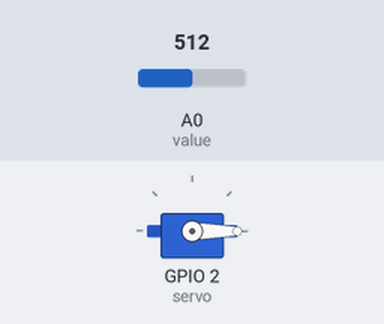
The sketch below on a simulated ESP8266 (NodeMCU). Shown: servo. Inputs (shaded band) come from the test bench; at power-on: A0 (value) = 512. WiFi joins after 1.5 s; servers stay silent unless stated; no MQTT or app messages arrive unless stated; what the sketch prints to the serial monitor is not drawn.

Above: at 0.0 s.
At 2.9 s:
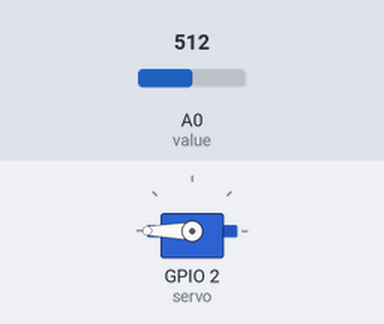
Timing chart, 0 to 4.4 s (numbered marks = the images above):
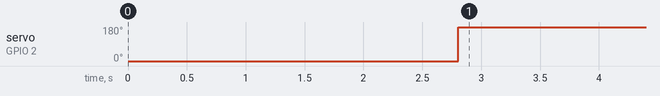

Measured:
- by itself, servo on GPIO 2 (servo): 0° → 180° at 2.8 s

The sketch:

Rain_Protection__IOTT_.ino
```cpp
#include <ESP8266WiFi.h>
#include <PubSubClient.h>
#include<Servo.h>
#include<BlynkSimpleEsp8266.h>


 Servo servo;
//-------- Customise these values -----------
const char* ssid = "sri";
const char* password = "sritej26";

float sensorvalue2 = 0;

#define value A0
 #define ORG "r0fb71"//bv0eir
#define DEVICE_TYPE "nodemcu"//n
#define DEVICE_ID "t1"//nid
#define TOKEN "12345678"
//-------- Customise the above values --------

char server[] = ORG ".messaging.internetofthings.ibmcloud.com";
char publishtopic[] = "iot-2/evt/dhtData/fmt/json";
char authMethod[] = "use-token-auth";
char token[] = TOKEN;
char clientId[] = "d:" ORG ":" DEVICE_TYPE ":" DEVICE_ID;
int rainstatus=0;
int s=0;
char auth[] = "pU4dhZdZf5KrYLYkbBTML_RFYjHufFyi";


WiFiClient wifiClient;
PubSubClient client(server, 1883,wifiClient);


void setup() {

  servo.attach(2);
  servo.write(0);
  delay(1000);
 Serial.begin(115200);
 Serial.print("Connecting to ");
 Serial.print(ssid);
 WiFi.begin(ssid, password);
 while (WiFi.status() != WL_CONNECTED) {
 delay(500);
 Serial.print(".");
 }
 Serial.println("");

 Serial.print("WiFi connected, IP address: ");
 Serial.println(WiFi.localIP());
   Blynk.begin(auth , ssid, password);

}

void loop() {

  sensorvalue2 = analogRead(value);
    Blynk.run();

  if(sensorvalue2<=700)
  {
      if(rainstatus<1)
      { servo.write(180);
        s=1;
        delay(1000);
        rainstatus++;
        PublishData(sensorvalue2);
        }

      else{
           rainstatus++;
         if(rainstatus>=25)
           {
              rainstatus=0;

            }
        }
   }
   else{
    if(s==1)
    {
      servo.write(0);
      delay(1000);
      s=0;
      }
    PublishData(sensorvalue2);
    rainstatus=0;
    }

delay(1000);
}


void PublishData(float d){
 if (!!!client.connected()) {
 Serial.print("Reconnecting client to ");
 Serial.println(server);
 while (!!!client.connect(clientId, authMethod, token)) {
 Serial.print(".");
 delay(500);
 }
 Serial.println();
 }
  String payload = "{\"d\":{\"value\":";
  payload += d;
  payload += "}}";
 Serial.print("Sending payload: ");
 Serial.println(payload);

 if (client.publish(publishtopic, (char*) payload.c_str())) {
 Serial.println("Publish ok");
 } else {
 Serial.println("Publish failed");
 }
}

BLYNK_WRITE(V0)
{ s=1;
  servo.write(0);
  delay(1000);
  }

BLYNK_WRITE(V1)
{ s=0;
  servo.write(180);
  delay(1000);
  }
```
